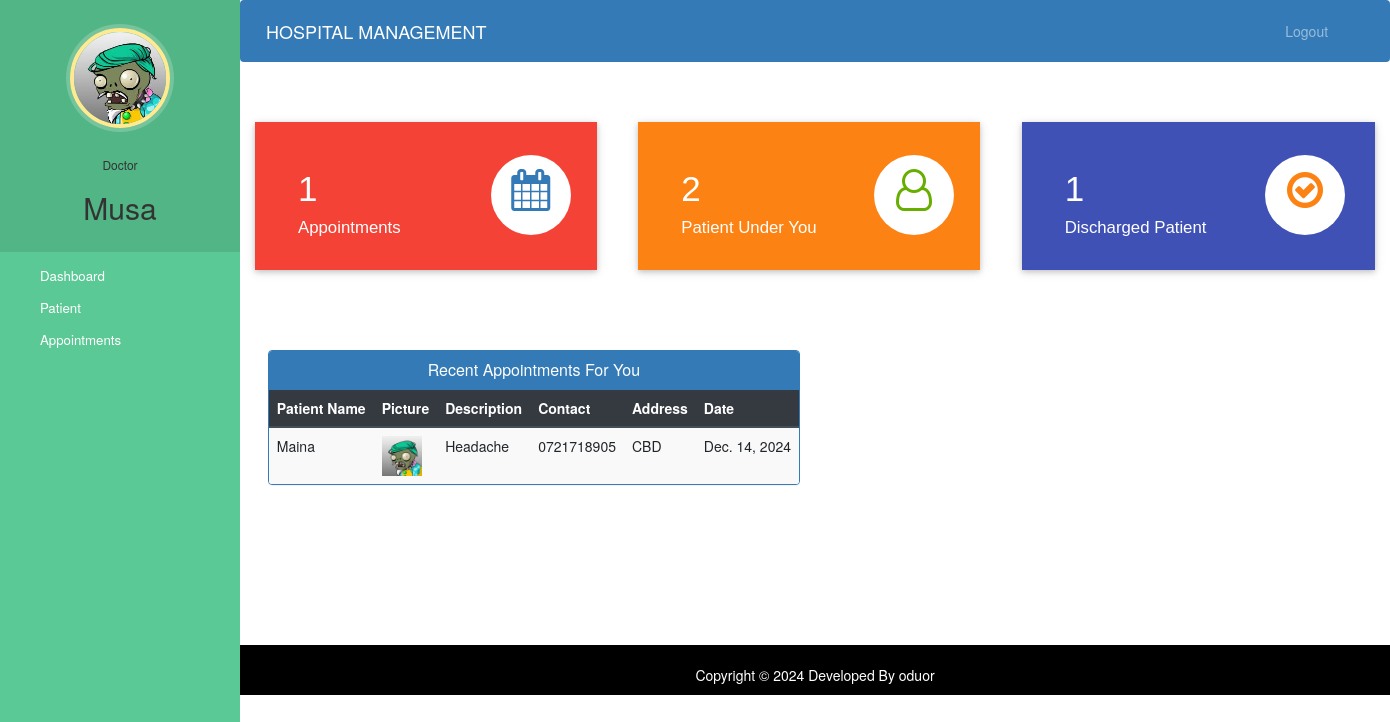
The page /doctor-dashboard (signed in) on the database its author committed.
### hospital/models.py (models this page shows, shortened)
class Doctor(models.Model):
    user=models.OneToOneField(User,on_delete=models.CASCADE)
    profile_pic= models.ImageField(upload_to='profile_pic/DoctorProfilePic/',null=True,blank=True)
    address = models.CharField(max_length=40)
    mobile = models.CharField(max_length=20,null=True)
    department= models.CharField(max_length=50,choices=departments,default='Cardiologist')
    status=models.BooleanField(default=False)

class Appointment(models.Model):
    patientId=models.PositiveIntegerField(null=True)
    doctorId=models.PositiveIntegerField(null=True)
    patientName=models.CharField(max_length=40,null=True)
    doctorName=models.CharField(max_length=40,null=True)
    appointmentDate=models.DateField(auto_now=True)
    description=models.TextField(max_length=500)
    status=models.BooleanField(default=False)

class Patient(models.Model):
    user=models.OneToOneField(User,on_delete=models.CASCADE)
    profile_pic= models.ImageField(upload_to='profile_pic/PatientProfilePic/',null=True,blank=True)
    address = models.CharField(max_length=40)
    mobile = models.CharField(max_length=20,null=False)
    symptoms = models.CharField(max_length=100,null=False)
    assignedDoctorId = models.PositiveIntegerField(null=True)
    admitDate=models.DateField(auto_now=True)
    status=models.BooleanField(default=False)

### hospital/views.py (the view)
# urls.py: path('doctor-dashboard', views.doctor_dashboard_view,name='doctor-dashboard'),
@login_required(login_url='doctorlogin')
@user_passes_test(is_doctor)
def doctor_dashboard_view(request):
    patientcount=models.Patient.objects.all().filter(status=True,assignedDoctorId=request.user.id).count()
    appointmentcount=models.Appointment.objects.all().filter(status=True,doctorId=request.user.id).count()
    patientdischarged=models.PatientDischargeDetails.objects.all().distinct().filter(assignedDoctorName=request.user.first_name).count()
    appointments=models.Appointment.objects.all().filter(status=True,doctorId=request.user.id).order_by('-id')
    patientid=[]
    for a in appointments:
        patientid.append(a.patientId)
    patients=models.Patient.objects.all().filter(status=True,user_id__in=patientid).order_by('-id')
    appointments=zip(appointments,patients)
    mydict={
    'patientcount':patientcount,
    'appointmentcount':appointmentcount,
    'patientdischarged':patientdischarged,
    'appointments':appointments,
    'doctor':models.Doctor.objects.get(user_id=request.user.id), #for profile picture of doctor in sidebar
    }
    return render(request,'hospital/doctor_dashboard.html',context=mydict)

### hospital/views.py (called while the page is built)
def is_doctor(user):
    return user.groups.filter(name='DOCTOR').exists()

### templates/hospital/doctor_dashboard.html
{% extends 'hospital/doctor_base.html' %}
{% load static %}
{% block content %}
{%include 'hospital/doctor_dashboard_cards.html'%}
<br><br><br><br>
<div class="container">
  <div class="row">
    <div class="panel panel-primary" style="margin-left:2%;">
      <div class="panel-heading" style="text-align:center;">
        <h6 class="panel-title">Recent Appointments For You</h6>
      </div>
      <table class="table table-hover table-striped" id="dev-table">
        <thead class="thead-dark">
          <tr>
            <th>Patient Name</th>
            <th>Picture</th>
            <th>Description</th>
            <th>Contact</th>
            <th>Address</th>
            <th>Date</th>
          </tr>
        </thead>
        {% for a,p in appointments %}
        <tr>
          <td>{{a.patientName}}</td>
          <td> <img src="{% static p.profile_pic.url %}" alt="Profile Pic" height="40px" width="40px" /></td>
          <td>{{a.description}}</td>
          <td>{{p.mobile}}</td>
          <td>{{p.address}}</td>
          <td>{{a.appointmentDate}}</td>
        </tr>
        {% endfor %}
      </table>
    </div>
  </div>
</div>
{% endblock content %}

### templates/hospital/doctor_base.html (shortened to what this page needs)
<!DOCTYPE html>
{% load static %}
<html lang="en">
<head>
  <link rel="stylesheet" href="https://stackpath.bootstrapcdn.com/bootstrap/4.3.1/css/bootstrap.min.css">
  <link rel="stylesheet" href="https://maxcdn.bootstrapcdn.com/font-awesome/4.7.0/css/font-awesome.min.css">
</head>
<body>
  <nav class="menu" tabindex="0">
    <header class="avatar">
      <img src="{% static doctor.profile_pic.url %}" alt="Profile Pic" />
      <br><br>
      <h6>Doctor</h6>
      <h2>{{request.user.first_name}}</h2>
    </header>
    <ul>
      <li tabindex="0" class="icon-dashboard"> <a style="color:white; text-decoration:none;" href="/doctor-dashboard"><span>Dashboard</span></a> </li>
      <li tabindex="0" class="icon-users"> <a style="color:white; text-decoration:none;" href="/doctor-patient"><span>Patient</span></a></li>
      <li tabindex="0" class="icon-calendar"> <a style="color:white; text-decoration:none;" href="/doctor-appointment"><span>Appointments</span></a></li>
    </ul>
  </nav>
  <main>
    <div class="bs-example">
      <nav class="navbar navbar-expand-md  navbar-dark fixed-top" style="background:#337AB7;">
        <a href="/doctor-dashboard" class="navbar-brand">HOSPITAL MANAGEMENT</a>
        <div class="collapse navbar-collapse justify-content-between" id="navbarCollapse">
          <div class="navbar-nav" style=" margin-left: 90%;">
            <a href="/logout" class="nav-item nav-link">Logout</a>
          </div>
        </div>
      </nav>
    </div>
    <br><br>
    {% block content %}
    {% endblock content %}
    <br><br><br><br><br><br><br>
    <footer>
      <br>
      <div class="container">
        <div class="row">
          <div class="col-md-12 col-sm-12">
            <div style="color:#ffffff;" class="wow fadeInUp footer-copyright">
              <p>
                Copyright &copy; 2024 Developed By oduor </p>
            </div>
          </div>
        </div>
      </div>
    </footer>
  </main>
</body>
</html>

### templates/hospital/doctor_base.html (style rules this page uses)
a:link { text-decoration: none; }
a { color: white; }
footer { padding: 0px 0px 0px 0px; background-color: black; margin: 0px; }
p { text-align: center; }
body { padding-left: 240px; }
main { position: relative; height: 100vh; }
.menu { background: #5bc995; height: 100vh; width: 240px; position: fixed; top: 0px; left: 0; z-index: 5; outline: none; }
.menu .avatar { background: rgba(0, 0, 0, 0.1); padding: 2em 0.5em; text-align: center; }
.menu .avatar img { width: 100px; border-radius: 50%; overflow: hidden; border: 4px solid #ffea92; box-shadow: 0 0 0 4px rgba(255, 255, 255, 0.2); }
.menu .avatar h2 { font-weight: normal; margin-bottom: 0; }
.menu ul { list-style: none; padding: 0.5em 0; margin: 0; }
.menu ul li { padding: 0.5em 1em 0.5em 3em; font-size: 0.95em; font-weight: regular; background-repeat: no-repeat; background-position: left 15px center; background-size: auto 20px; transition: all 0.15s linear; cursor: pointer; }
.menu ul li.icon-dashboard { background-image: url("http://www.entypo.com/images//gauge.svg"); }
.menu ul li.icon-users { background-image: url("http://www.entypo.com/images//users.svg"); }
.menu ul li.icon-calendar { background-image: url("http://www.entypo.com/images//calendar.svg"); }

### rows shown on the page
Doctor: profile_pic (picture)
Appointment: patientName "Maina", profile_pic (picture), description "Headache", mobile "0721718905", address "CBD", appointmentDate "Dec. 14, 2024"

### other values the page prints
{{ request.user.first_name }} "Musa"
{{ appointmentcount }} "1"
{{ patientcount }} "2"
{{ patientdischarged }} "1"
